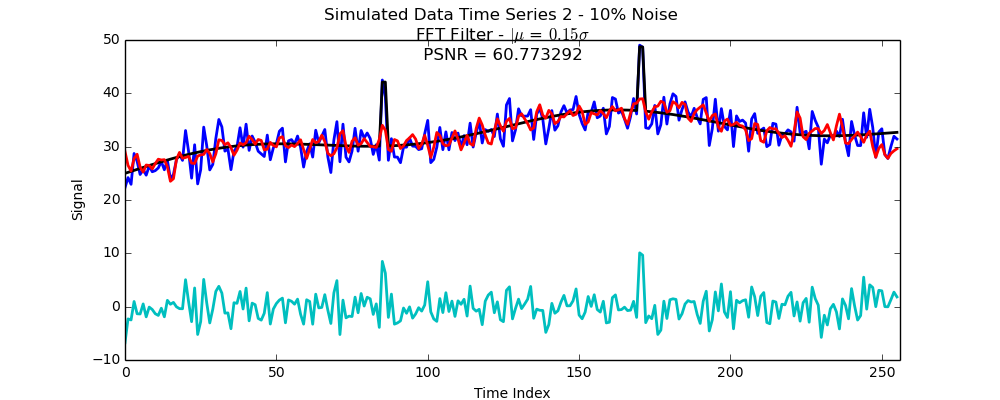

Recreate this plot in Python.
import numpy as np
import random as rnd

# -------- Generate Synthetic Signal --------

def buildsignal(pernoise):

    DataLen = 256
    TrueData = np.zeros(DataLen)
    Data = np.zeros(DataLen)

    # ---- Set Parameters ----

    mu = 25.0
    amp1 = 10.0
    amp2 = 2.0
    per1 = 712.0
    per2 = 128.0
    jump = 12.0

    noisesig = (amp1 + amp2 + jump)*pernoise/100

    # ---- Build Signals ----

    for i in range(DataLen/3, DataLen/3+DataLen/100):
        TrueData[i] += jump
        Data[i] += jump

    for i in range(2*DataLen/3, 2*DataLen/3+DataLen/100):
        TrueData[i] += jump
        Data[i] += jump

    for i in range(DataLen):
        TrueData[i] += mu + amp1*np.sin(i*2*np.pi/per1) + amp2*np.sin(i*2*np.pi/per2)
        Data[i] += mu + amp1*np.sin(i*2*np.pi/per1) + amp2*np.sin(i*2*np.pi/per2) + rnd.gauss(0, noisesig)

    return TrueData, Data


# -------- FFT Filter --------

# ---- Slow DFT ----

def SFT(x):
    N = len(x)
    n = np.arange(N)
    k = n.reshape((N, 1))

    coeffs = np.exp(-2j*np.pi*k*n/N)

    return np.dot(coeffs, x)


# ---- Fast DFT ----

def FFT(x):
    N = len(x)

    if N % 2 > 0 or N <= 32:
        return SFT(x)
    else:
        X_even = FFT(x[ : : 2])
        X_odd = FFT(x[1 : : 2])
        factor = np.exp(-2j*np.pi*np.arange(N)/N)

        return np.concatenate([X_even + factor[ : N/2]*X_odd, X_even + factor[N/2 : ]*X_odd])


# ---- Slow iDFT ----

def iSFT(x):
    N = len(x)
    n = np.arange(N)
    k = n.reshape((N, 1))

    coeffs = np.exp(2j*np.pi*k*n/N)

    return np.dot(coeffs, x)


# ---- Fast iDFT ----

def iFFT(x, initial):
    N = len(x)

    if N % 2 > 0 or N <= 32:
        output = iSFT(x)
    else:
        X_even = iFFT(x[ : : 2], False)
        X_odd = iFFT(x[1 : : 2], False)
        factor = np.exp(2j*np.pi*np.arange(N)/N)

        output = np.concatenate([X_even + factor[ : N/2]*X_odd, X_even + factor[N/2 : ]*X_odd])

    if initial == True:
        output /= N
        return output
    else:
        return output

def FFTFilter(Data, cutofffactor):

    # ---- FFT Data ----

    FTData = FFT(Data)
    DataLen = len(Data)


    # ---- Smooth Data ----

    hardcut = cutofffactor*np.std(FTData)

    for i in range(DataLen):
        if np.abs(FTData[i]) < hardcut:
            FTData[i] = 0


    # ---- Inverse FFT Data ----

    FFTFilterData = np.real(iFFT(FTData, True))

    return FFTFilterData


# ---- Calculate PSNR ----

def psnr(SmoothedData, TrueData):
    mse = np.average((SmoothedData - TrueData)**2)
    psnr = 20*np.log(np.max(SmoothedData)) - 10*np.log(mse)

    return psnr


# ---- Plot Results ----

TrueData, Data = buildsignal(10)
SmoothedData = FFTFilter(Data, 0.15)
DataLen = len(Data)

# Plotting results
import matplotlib as matplotlib
import matplotlib.pyplot as plt

fig = plt.gcf()

psnrval = psnr(SmoothedData, TrueData)

fig.suptitle('Simulated Data Time Series 2 - 10%% Noise \n FFT Filter - $|\mu$ = $0.15 \sigma$ \n PSNR = %f' %psnrval,  fontsize = 12)
fig.set_size_inches(10, 4)
matplotlib.rcParams.update({'font.size': 10})

plt.xlabel('Time Index')
plt.ylabel('Signal')

plt.plot(range(DataLen), Data, 'b', lw = 2)
plt.plot(range(DataLen), TrueData, 'k', lw = 2)
plt.plot(range(DataLen), SmoothedData, 'r', lw = 2)
plt.plot(range(DataLen), Data - SmoothedData, 'c', lw = 2)
plt.xlim(0, DataLen)

fig.savefig('FFTSignal2Best.png')
plt.show()
